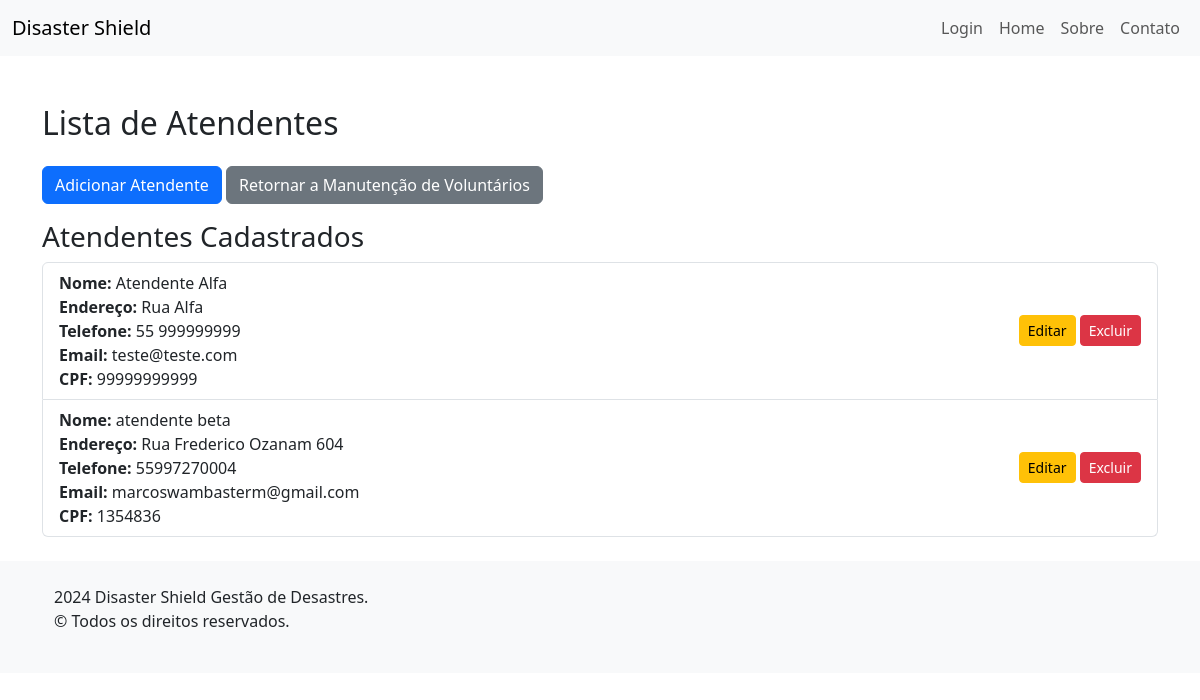
The app's page /voluntarios/atendentes/ with its own data.
### voluntarios/models.py (models this page shows, shortened)
class Voluntario(models.Model):
    nome = models.CharField(max_length=100)
    endereco = models.CharField(max_length=200)
    telefone = models.CharField(max_length=15)
    email = models.EmailField()
    class Meta:
        abstract = True

class Atendente(Voluntario):
    cpf = models.CharField(max_length=11)

### voluntarios/views.py (the view)
# urls.py: path('atendentes/', views.ListaAtendentesView.as_view(), name='lista_atendentes'),
class ListaAtendentesView(ListView):
    model = Atendente
    template_name = 'lista_atendentes.html'
    context_object_name = 'atendentes'

### voluntarios/templates/lista_atendentes.html (shortened to what this page needs)
{% extends "base.html" %}
{% block content %}
<div class="container mt-5">
    <h2 class="my-4">Lista de Atendentes</h2>
    <a href="{% url 'adicionar_atendente' %}" class="btn btn-primary mb-3">Adicionar Atendente</a>
    <a href="{% url 'lista_voluntarios' %}" class="btn btn-secondary mb-3">Retornar a Manutenção de Voluntários</a>
    {% if atendentes %}
        <h3>Atendentes Cadastrados</h3>
        <ul class="list-group mb-4">
            {% for atendente in atendentes %}
                <li class="list-group-item d-flex justify-content-between align-items-center">
                    <div>
                        <strong>Nome:</strong> {{ atendente.nome }}<br>
                        <strong>Endereço:</strong> {{ atendente.endereco }}<br>
                        <strong>Telefone:</strong> {{ atendente.telefone }}<br>
                        <strong>Email:</strong> {{ atendente.email }}<br>
                        <strong>CPF:</strong> {{ atendente.cpf }}
                    </div>
                    <div>
                        <a href="{% url 'editar_atendente' atendente.pk %}" class="btn btn-warning btn-sm">Editar</a>
                        <a href="{% url 'excluir_atendente' atendente.pk %}" class="btn btn-danger btn-sm">Excluir</a>
                    </div>
                </li>
            {% endfor %}
        </ul>
    {% else %}
        <div class="alert alert-info" role="alert">
            Não há atendentes cadastrados no sistema.
        </div>
    {% endif %}
</div>
{% endblock %}

### records on screen
Atendente: nome "Atendente Alfa", endereco "Rua Alfa", telefone "55 999999999", email "teste@teste.com", cpf "99999999999"
Atendente: nome "atendente beta", endereco "Rua Frederico Ozanam 604", telefone "55997270004", email "marcoswambasterm@gmail.com", cpf "1354836"
